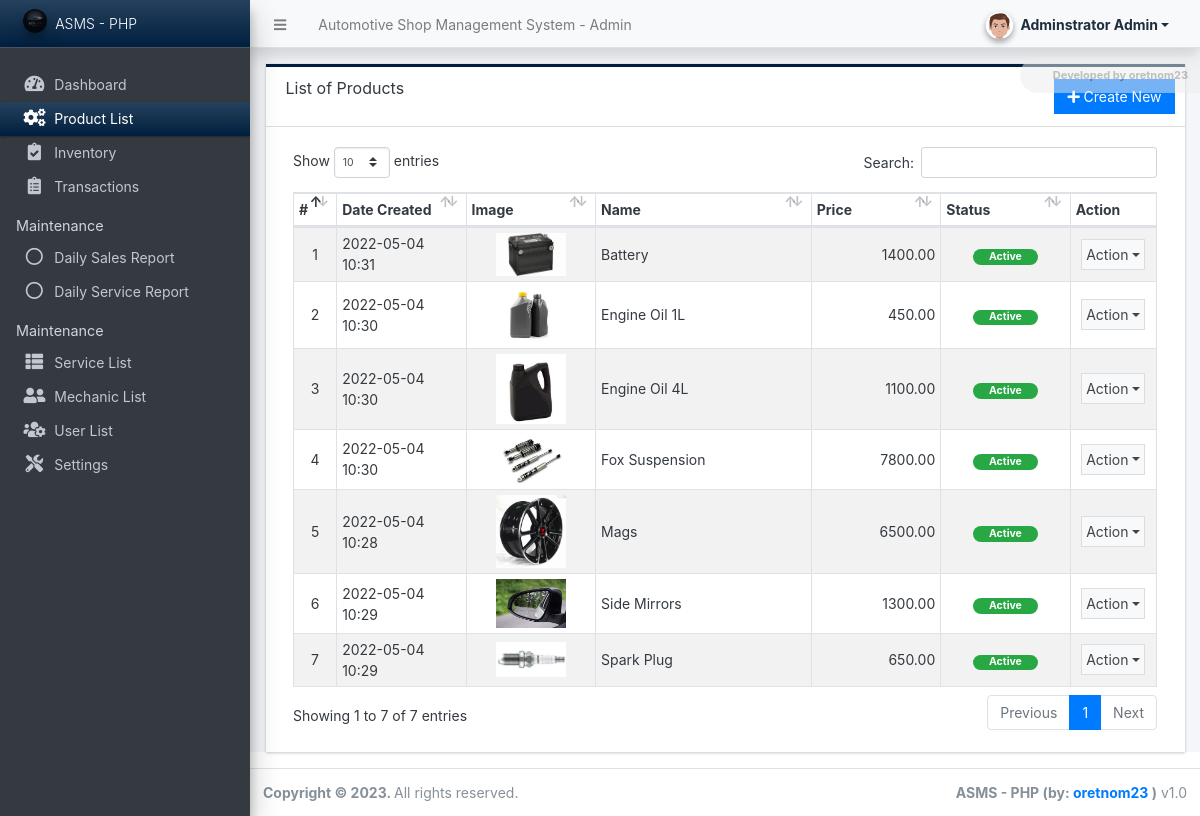
Page /admin/?page=products (signed in) on the committed database.
### tables this page shows
CREATE TABLE `product_list` (
  `id` int(30) NOT NULL,
  `name` text NOT NULL,
  `description` text NOT NULL,
  `price` float(15,2) NOT NULL DEFAULT 0.00,
  `image_path` text NOT NULL,
  `status` tinyint(1) NOT NULL DEFAULT 1,
  `delete_flag` tinyint(1) NOT NULL DEFAULT 0,
  `date_created` datetime NOT NULL DEFAULT current_timestamp(),
  `date_updated` datetime NOT NULL DEFAULT current_timestamp() ON UPDATE current_timestamp()
);

### config.php (called while the page is built, shortened)
<?php
require_once('classes/DBConnection.php');
require_once('classes/SystemSettings.php');
function validate_image($file){
    global $_settings;
	if(!empty($file)){
        $ex = explode("?",$file);
        $file = $ex[0];
        $ts = isset($ex[1]) ? "?".$ex[1] : '';
		if(is_file(base_app.$file)){
			return base_url.$file.$ts;
		}else{
			return base_url.($_settings->info('logo'));
		}
	}else{
		return base_url.($_settings->info('logo'));
	}
}
function isMobileDevice(){
    $aMobileUA = array(
        '/iphone/i' => 'iPhone',
        '/ipod/i' => 'iPod',
        '/ipad/i' => 'iPad',
        '/android/i' => 'Android',
        '/blackberry/i' => 'BlackBerry',
        '/webos/i' => 'Mobile'
    );
    return false;
}
?>

### classes/DBConnection.php (called while the page is built, shortened)
<?php
class DBConnection{
    private $host = DB_SERVER;
    private $username = DB_USERNAME;
    private $password = DB_PASSWORD;
    private $database = DB_NAME;
    public $conn;
    public function __construct(){
        if (!isset($this->conn)) {
            $this->conn = new mysqli($this->host, $this->username, $this->password, $this->database);
        }
    }
}
?>

### classes/SystemSettings.php (called while the page is built, shortened)
<?php
class SystemSettings extends DBConnection{
	function userdata($field = ''){
		if(!empty($field)){
			if(isset($_SESSION['userdata'][$field]))
				return $_SESSION['userdata'][$field];
			else
				return null;
		}else{
			return false;
		}
	}
	function info($field=''){
		if(!empty($field)){
			if(isset($_SESSION['system_info'][$field]))
				return $_SESSION['system_info'][$field];
			else
				return false;
		}else{
			return false;
		}
	}
}
$_settings = new SystemSettings();
?>

### admin/products/index.php (the view, shortened to what this page needs)
<div class="card card-outline rounded-0 card-navy">
	<div class="card-header">
		<h3 class="card-title">List of Products</h3>
		<div class="card-tools">
			<a href="javascript:void(0)" id="create_new" class="btn btn-flat btn-primary"><span class="fas fa-plus"></span>  Create New</a>
		</div>
	</div>
	<div class="card-body">
        <div class="container-fluid">
			<table class="table table-hover table-striped table-bordered" id="list">
				<colgroup>
					<col width="5%">
					<col width="15%">
					<col width="15%">
					<col width="25%">
					<col width="15%">
					<col width="15%">
					<col width="15%">
				</colgroup>
				<thead>
					<tr>
						<th>#</th>
						<th>Date Created</th>
						<th>Image</th>
						<th>Name</th>
						<th>Price</th>
						<th>Status</th>
						<th>Action</th>
					</tr>
				</thead>
				<tbody>
					<?php
					$i = 1;
						$qry = $conn->query("SELECT * from `product_list` where delete_flag = 0 order by `name` asc ");
						while($row = $qry->fetch_assoc()):
					?>
						<tr>
							<td class="text-center"><?php echo $i++; ?></td>
							<td><?php echo date("Y-m-d H:i",strtotime($row['date_created'])) ?></td>
							<td class="text-center">
								<img class="img-thumbnai prod-img" src="<?= validate_image($row['image_path']) ?>" alt="">
							</td>
							<td><?php echo $row['name'] ?></td>
							<td class="text-right"><?php echo $row['price'] ?></td>
							<td class="text-center">
                                <?php if($row['status'] == 1): ?>
                                    <span class="badge badge-success px-3 rounded-pill">Active</span>
                                <?php else: ?>
                                    <span class="badge badge-danger px-3 rounded-pill">Inactive</span>
                                <?php endif; ?>
                            </td>
							<td align="center">
								 <button type="button" class="btn btn-flat p-1 btn-default btn-sm dropdown-toggle dropdown-icon" data-toggle="dropdown">
				                  		Action
				                  </button>
							</td>
						</tr>
					<?php endwhile; ?>
				</tbody>
			</table>
		</div>
	</div>
</div>

### admin/index.php (shortened to what this page needs)
<?php require_once('../config.php'); ?>
 <!DOCTYPE html>
<html lang="en" class="" style="height: auto;">
<?php require_once('inc/header.php') ?>
  <body class="sidebar-mini layout-fixed control-sidebar-slide-open layout-navbar-fixed sidebar-mini-md sidebar-mini-xs text-sm" data-new-gr-c-s-check-loaded="14.991.0" data-gr-ext-installed="" style="height: auto;">
    <div class="wrapper">
     <?php require_once('inc/topBarNav.php') ?>
     <?php require_once('inc/navigation.php') ?>
     <?php $page = isset($_GET['page']) ? $_GET['page'] : 'home';  ?>
      <div class="content-wrapper  pt-3" style="min-height: 567.854px;">
        <section class="content  text-dark">
          <div class="container-fluid">
            <?php
              if(!file_exists($page.".php") && !is_dir($page)){
                  include '404.html';
              }else{
                if(is_dir($page))
                  include $page.'/index.php';
                else
                  include $page.'.php';
              }
            ?>
          </div>
        </section>
      </div>
      <?php require_once('inc/footer.php') ?>
  </body>
</html>

### admin/inc/header.php (shortened to what this page needs)
<head>
    <link rel="stylesheet" href="<?php echo base_url ?>plugins/fontawesome-free/css/all.min.css">
    <link rel="stylesheet" href="<?php echo base_url ?>plugins/tempusdominus-bootstrap-4/css/tempusdominus-bootstrap-4.min.css">
  <link rel="stylesheet" href="<?php echo base_url ?>plugins/datatables-bs4/css/dataTables.bootstrap4.min.css">
  <link rel="stylesheet" href="<?php echo base_url ?>plugins/datatables-responsive/css/responsive.bootstrap4.min.css">
  <link rel="stylesheet" href="<?php echo base_url ?>plugins/datatables-buttons/css/buttons.bootstrap4.min.css">
  <link rel="stylesheet" href="<?php echo base_url ?>plugins/select2/css/select2.min.css">
  <link rel="stylesheet" href="<?php echo base_url ?>plugins/select2-bootstrap4-theme/select2-bootstrap4.min.css">
    <link rel="stylesheet" href="<?php echo base_url ?>plugins/icheck-bootstrap/icheck-bootstrap.min.css">
    <link rel="stylesheet" href="<?php echo base_url ?>plugins/jqvmap/jqvmap.min.css">
    <link rel="stylesheet" href="<?php echo base_url ?>dist/css/adminlte.css">
    <link rel="stylesheet" href="<?php echo base_url ?>dist/css/custom.css">
    <link rel="stylesheet" href="<?php echo base_url ?>plugins/overlayScrollbars/css/OverlayScrollbars.min.css">
    <link rel="stylesheet" href="<?php echo base_url ?>plugins/daterangepicker/daterangepicker.css">
    <link rel="stylesheet" href="<?php echo base_url ?>plugins/summernote/summernote-bs4.min.css">
  <link rel="stylesheet" href="<?php echo base_url ?>plugins/sweetalert2-theme-bootstrap-4/bootstrap-4.min.css">
  </head>

### admin/inc/topBarNav.php (shortened to what this page needs)
<nav class="main-header navbar navbar-expand navbar-light shadow text-sm">
  <ul class="navbar-nav">
    <li class="nav-item">
    <a class="nav-link" data-widget="pushmenu" href="#" role="button"><i class="fas fa-bars"></i></a>
    </li>
    <li class="nav-item d-none d-sm-inline-block">
      <a href="<?php echo base_url ?>" class="nav-link"><?php echo (!isMobileDevice()) ? $_settings->info('name'):$_settings->info('short_name'); ?> - Admin</a>
    </li>
  </ul>
  <ul class="navbar-nav ml-auto">
    <li class="nav-item">
      <div class="btn-group nav-link">
            <button type="button" class="btn btn-rounded badge badge-light dropdown-toggle dropdown-icon" data-toggle="dropdown">
              <span><img src="<?php echo validate_image($_settings->userdata('avatar')) ?>" class="img-circle elevation-2 user-img" alt="User Image"></span>
              <span class="ml-3"><?php echo ucwords($_settings->userdata('firstname').' '.$_settings->userdata('lastname')) ?></span>
            </button>
        </div>
    </li>
  </ul>
</nav>

### admin/inc/navigation.php (shortened to what this page needs)
<aside class="main-sidebar sidebar-dark-primary elevation-4 sidebar-no-expand">
  <a href="<?php echo base_url ?>admin" class="brand-link bg-gradient-navy text-sm">
  <img src="<?php echo validate_image($_settings->info('logo'))?>" alt="Store Logo" class="brand-image img-circle elevation-3" style="opacity: .8;width: 1.5rem;height: 1.5rem;max-height: unset">
  <span class="brand-text font-weight-light"><?php echo $_settings->info('short_name') ?></span>
  </a>
  <div class="sidebar os-host os-theme-light os-host-overflow os-host-overflow-y os-host-resize-disabled os-host-transition os-host-scrollbar-horizontal-hidden">
    <div class="os-content-glue" style="margin: 0px -8px; width: 249px; height: 646px;"></div>
    <div class="os-padding">
      <div class="os-viewport os-viewport-native-scrollbars-invisible" style="overflow-y: scroll;">
        <div class="os-content" style="padding: 0px 8px; height: 100%; width: 100%;">
          <nav class="mt-4">
             <ul class="nav nav-pills nav-sidebar flex-column text-sm nav-compact nav-flat nav-child-indent nav-collapse-hide-child" data-widget="treeview" role="menu" data-accordion="false">
              <li class="nav-item dropdown">
                <a href="./" class="nav-link nav-home">
                  <i class="nav-icon fas fa-tachometer-alt"></i>
                  <p>
                    Dashboard
                  </p>
                </a>
              </li>
              <li class="nav-item dropdown">
                <a href="<?php echo base_url ?>admin/?page=products" class="nav-link nav-products">
                  <i class="nav-icon fas fa-cogs"></i>
                  <p>
                    Product List
                  </p>
                </a>
              </li>
              <li class="nav-item dropdown">
                <a href="<?php echo base_url ?>admin/?page=inventory" class="nav-link nav-inventory">
                  <i class="nav-icon fas fa-clipboard-check"></i>
                  <p>
                    Inventory
                  </p>
                </a>
              </li>
              <li class="nav-item dropdown">
                <a href="<?php echo base_url ?>admin/?page=transactions" class="nav-link nav-transactions">
                  <i class="nav-icon fas fa-clipboard-list"></i>
                  <p>
                    Transactions
                  </p>
                </a>
              </li>
              <?php if($_settings->userdata('type') == 1): ?>
              <li class="nav-header">Maintenance</li>
              <li class="nav-item dropdown">
                <a href="<?php echo base_url ?>admin/?page=reports/daily_sales_report" class="nav-link nav-reports_daily_sales_report">
                  <i class="nav-icon far fa-circle"></i>
                  <p>
                    Daily Sales Report
                  </p>
                </a>
              </li>
              <li class="nav-item dropdown">
                <a href="<?php echo base_url ?>admin/?page=reports/daily_service_report" class="nav-link nav-reports_daily_service_report">
                  <i class="nav-icon far fa-circle"></i>
                  <p>
                    Daily Service Report
                  </p>
                </a>
              </li>
              <li class="nav-header">Maintenance</li>
              <li class="nav-item dropdown">
                <a href="<?php echo base_url ?>admin/?page=services" class="nav-link nav-services">
                  <i class="nav-icon fas fa-th-list"></i>
                  <p>
                    Service List
                  </p>
                </a>
              </li>
              <li class="nav-item dropdown">
                <a href="<?php echo base_url ?>admin/?page=mechanics" class="nav-link nav-mechanics">
                  <i class="nav-icon fas fa-user-friends"></i>
                  <p>
                    Mechanic List
                  </p>
                </a>
              </li>
              <li class="nav-item dropdown">
                <a href="<?php echo base_url ?>admin/?page=user/list" class="nav-link nav-user/list">
                  <i class="nav-icon fas fa-users-cog"></i>
                  <p>
                    User List
                  </p>
                </a>
              </li>
              <li class="nav-item dropdown">
                <a href="<?php echo base_url ?>admin/?page=system_info" class="nav-link nav-system_info">
                  <i class="nav-icon fas fa-tools"></i>
                  <p>
                    Settings
                  </p>
                </a>
              </li>
              <?php endif; ?>
            </ul>
          </nav>
        </div>
      </div>
    </div>
  </div>
</aside>

### admin/inc/footer.php (shortened to what this page needs)
<footer class="main-footer text-sm">
        <strong>Copyright © <?php echo date('Y') ?>.
        </strong>
        All rights reserved.
        <div class="float-right d-none d-sm-inline-block">
          <b><?php echo $_settings->info('short_name') ?> (by: <a href="mailto:oretnom23@gmail.com" target="blank">oretnom23</a> )</b> v1.0
        </div>
      </footer>
    </div>

### admin/inc/topBarNav.php (style rules this page uses)
.user-img { position: absolute; height: 27px; width: 27px; object-fit: cover; left: -7%; top: -12%; }
.btn-rounded { border-radius: 50px; }

### admin/products/index.php (style rules this page uses)
.prod-img { width: 5em; max-height: 8em; object-fit:scale-down; object-position:center center; }

### rows in the picture
product_list: date_created "2022-05-04 10:31", image_path (picture), name "Battery", price "1400.00", status "Active"
product_list: date_created "2022-05-04 10:30", image_path (picture), name "Engine Oil 1L", price "450.00", status "Active"
product_list: date_created "2022-05-04 10:30", image_path (picture), name "Engine Oil 4L", price "1100.00", status "Active"
product_list: date_created "2022-05-04 10:30", image_path (picture), name "Fox Suspension", price "7800.00", status "Active"
product_list: date_created "2022-05-04 10:28", image_path (picture), name "Mags", price "6500.00", status "Active"
product_list: date_created "2022-05-04 10:29", image_path (picture), name "Side Mirrors", price "1300.00", status "Active"
product_list: date_created "2022-05-04 10:29", image_path (picture), name "Spark Plug", price "650.00", status "Active"

### other values in the picture
$_settings->info('name') "Automotive Shop Management System"
$_settings->userdata('firstname').' '.$_settings->userdata('lastname') "Adminstrator Admin"
$_settings->info('short_name') "ASMS - PHP"
